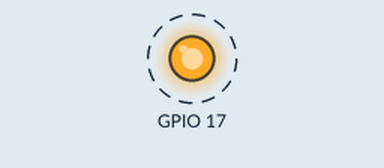
Bench run of a program on a simulated Raspberry Pi (BCM pin numbers). Parts: output pins drawn as LEDs (lit = HIGH). Dashed ring = blinking.

Above: at 0.5 s.
Timing chart, 0 to 4.6 s (numbered marks = the images above):
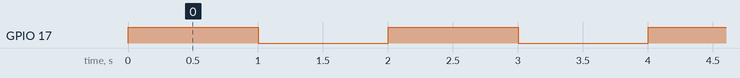

Measured:
- by itself, GPIO 17: alternates HIGH for 1.0 s and LOW for 1.0 s

The program:

led.py
```python
# -*- coding: utf-8 -*-
import RPi.GPIO as GPIO
from time import sleep

GPIO.setmode(GPIO.BCM)
GPIO.setup(17, GPIO.OUT)

try:
    while True:
        GPIO.output(17, GPIO.HIGH)
        sleep(1)
        GPIO.output(17, GPIO.LOW)
        sleep(1)
except KeyboardInterrupt:
    pass

GPIO.cleanup()
```
